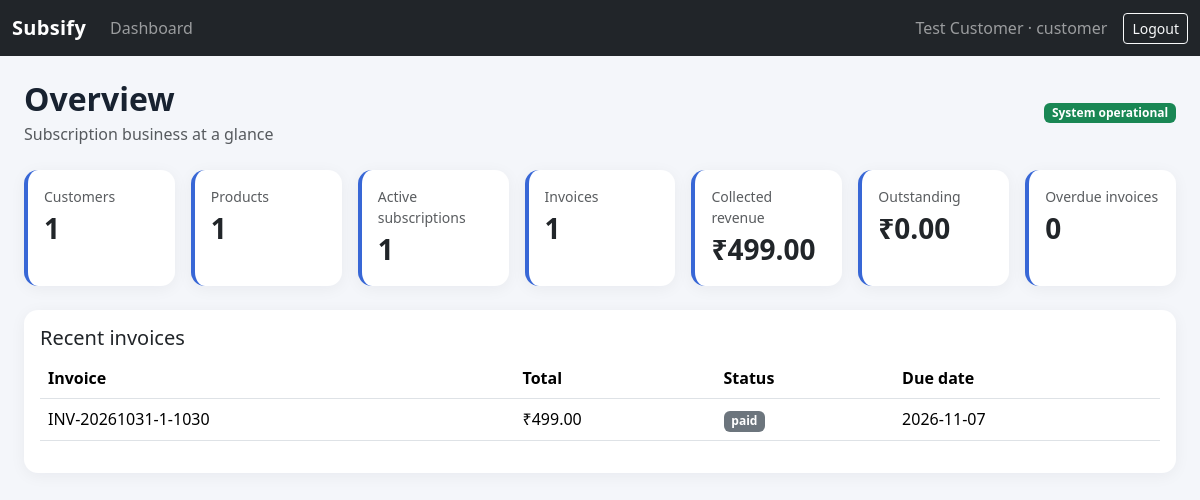
/ (signed in), run on the app's committed database.
### tables this page shows
CREATE TABLE invoices (
 id INTEGER PRIMARY KEY AUTOINCREMENT, invoice_number TEXT UNIQUE,
 subscription_id INTEGER NOT NULL, period_start TEXT NOT NULL,
 period_end TEXT NOT NULL, subtotal REAL NOT NULL, discount REAL DEFAULT 0,
 tax REAL DEFAULT 0, total REAL NOT NULL, due_date TEXT NOT NULL,
 status TEXT DEFAULT 'unpaid', created_at TEXT DEFAULT CURRENT_TIMESTAMP,
 UNIQUE(subscription_id, period_start),
 FOREIGN KEY(subscription_id) REFERENCES subscriptions(id)
);

### dashboard.py (the view)
@dashboard_bp.route("/")
@login_required
def index():
    db = get_db()
    stats = {
      "customers": db.execute("SELECT COUNT(*) n FROM customers").fetchone()["n"],
      "products": db.execute("SELECT COUNT(*) n FROM products WHERE active=1").fetchone()["n"],
      "active": db.execute("SELECT COUNT(*) n FROM subscriptions WHERE status='active'").fetchone()["n"],
      "invoices": db.execute("SELECT COUNT(*) n FROM invoices").fetchone()["n"],
      "revenue": db.execute("SELECT COALESCE(SUM(amount),0) n FROM payments").fetchone()["n"],
      "outstanding": db.execute("""SELECT COALESCE(SUM(i.total-COALESCE(p.paid,0)),0) n FROM invoices i
        LEFT JOIN (SELECT invoice_id,SUM(amount) paid FROM payments GROUP BY invoice_id) p ON p.invoice_id=i.id
        WHERE i.status!='paid'""").fetchone()["n"],
      "overdue": db.execute("SELECT COUNT(*) n FROM invoices WHERE status!='paid' AND due_date<date('now')").fetchone()["n"]
    }
    recent = db.execute("SELECT invoice_number,total,status,due_date FROM invoices ORDER BY id DESC LIMIT 6").fetchall()
    return render_template("dashboard.html", stats=stats, recent=recent)

### auth.py (called while the page is built)
def login_required(fn):
    @wraps(fn)
    def wrapper(*args, **kwargs):
        if not session.get("user_id"):
            flash("Please log in first.", "warning")
            return redirect(url_for("auth.login"))
        return fn(*args, **kwargs)
    return wrapper

### database.py (called while the page is built)
def get_db():
    if "db" not in g:
        g.db = sqlite3.connect(current_app.config["DATABASE"])
        g.db.row_factory = sqlite3.Row
        g.db.execute("PRAGMA foreign_keys = ON")
    return g.db

### templates/dashboard.html
{% extends "base.html" %}{% block content %}
<div class="d-flex justify-content-between align-items-center mb-4"><div><h2 class="mb-1">Overview</h2><div class="text-muted">Subscription business at a glance</div></div><span class="badge text-bg-success">System operational</span></div>
<div class="row g-3 mb-4">
{% for label,value in [('Customers',stats.customers),('Products',stats.products),('Active subscriptions',stats.active),('Invoices',stats.invoices),('Collected revenue','₹%.2f'|format(stats.revenue)),('Outstanding','₹%.2f'|format(stats.outstanding)),('Overdue invoices',stats.overdue)] %}
<div class="col-6 col-md-4 col-xl"><div class="card metric-card h-100"><div class="card-body"><div class="text-muted small">{{ label }}</div><div class="fs-3 fw-semibold">{{ value }}</div></div></div></div>{% endfor %}</div>
<div class="card"><div class="card-body"><h5>Recent invoices</h5><div class="table-responsive"><table class="table align-middle"><thead><tr><th>Invoice</th><th>Total</th><th>Status</th><th>Due date</th></tr></thead><tbody>
{% for i in recent %}<tr><td>{{ i.invoice_number }}</td><td>₹{{ '%.2f'|format(i.total) }}</td><td><span class="badge text-bg-secondary">{{ i.status }}</span></td><td>{{ i.due_date }}</td></tr>{% else %}<tr><td colspan="4" class="text-muted">No invoices yet. Create a subscription and run billing.</td></tr>{% endfor %}</tbody></table></div></div></div>{% endblock %}

### static/style.css (style rules this page uses)
body { background:#f4f6fa;color:#182230 }
.card { border:0;border-radius:14px;box-shadow:0 3px 16px rgba(16,24,40,.05) }
.metric-card { border-left:4px solid #3867d6 }
.table { vertical-align:middle }
h2 { font-weight:700 }

### data on the page
invoices: invoice_number "INV-20261031-1-1030", total "499.00", status "paid", due_date "2026-11-07"

### other printed values
{{ session.get('name') }} "Test Customer"
{{ session.get('role') }} "customer"
{{ label }} "Customers" "Products" "Active subscriptions" "Invoices" "Collected revenue" "Outstanding" "Overdue invoices"
{{ value }} "1" "1" "1" "1" "₹499.00" "₹0.00" "0"
